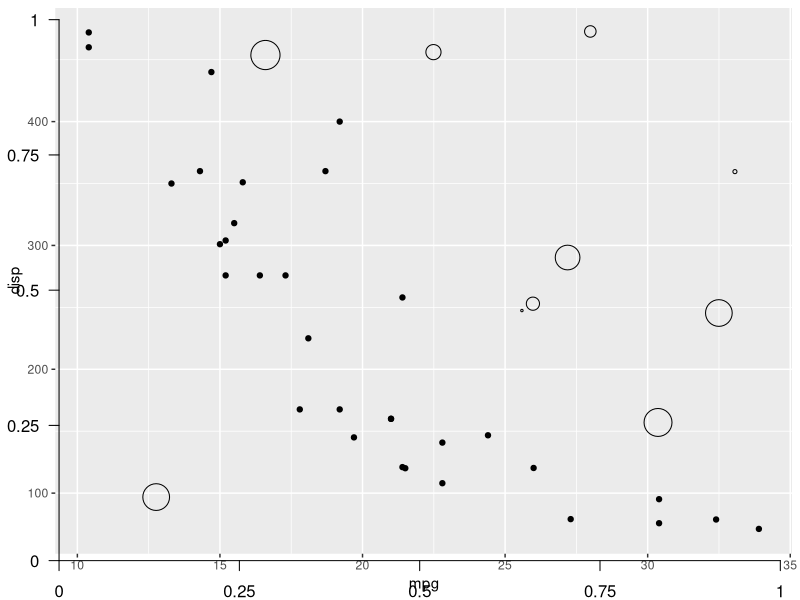
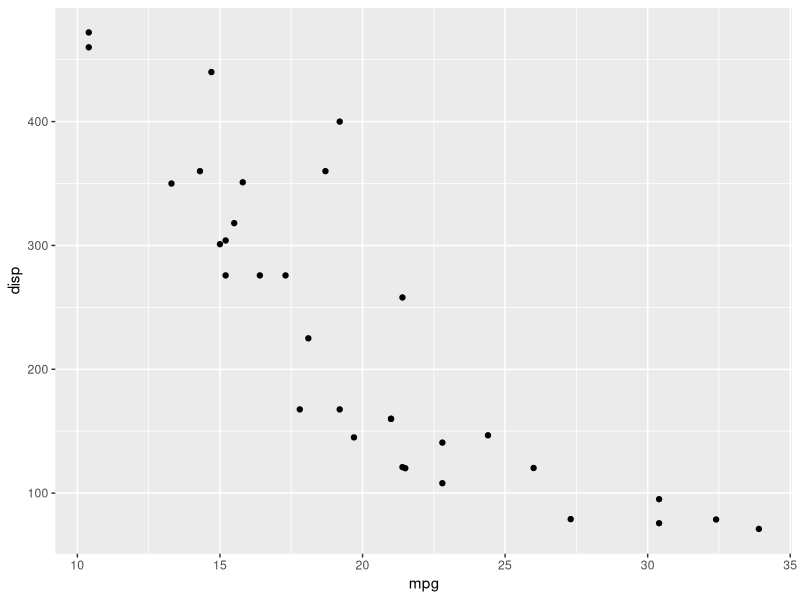

Write R code to recreate these figures, in order.
## ---- chunk 1
knitr::opts_chunk$set(
  collapse = TRUE,
  comment = "#>",
  fig.path = "man/figures/README-",
  out.width = "100%"
)
set.seed(42L)
options(width = 90)
## ---- chunk 2
library(gtable)
library(ggplot2)

p <- ggplot(mtcars, aes(mpg, disp)) + geom_point()

p_table <- ggplotGrob(p)

p_table
## ---- chunk 3
library(grid)
grid.draw(p_table) # alternative use plot(p_table)
## ---- chunk 4
# Construct some graphical elements using grid
points <- pointsGrob(
  x = runif(10),
  y = runif(10),
  size = unit(runif(10), 'cm')
)
xaxis <- xaxisGrob(at = c(0, 0.25, 0.5, 0.75, 1))
yaxis <- yaxisGrob(at = c(0, 0.25, 0.5, 0.75, 1))

# Setup the gtable layout
plot <- gtable(
  widths = unit(c(1.5, 0, 1, 0.5), c('cm', 'cm', 'null', 'cm')),
  heights = unit(c(0.5, 1, 0, 1), c('cm', 'null', 'cm', 'cm'))
)

# Add the grobs
plot <- gtable_add_grob(
  plot,
  grobs = list(points, xaxis, yaxis),
  t = c(2, 3, 2),
  l = c(3, 3, 2),
  clip = 'off'
)

# Plot
grid.draw(plot)
